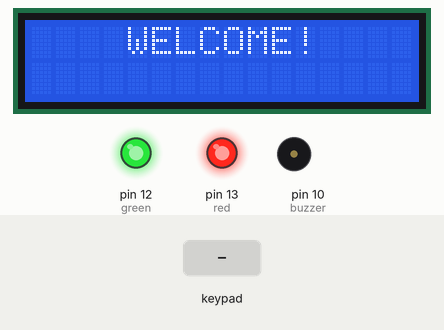
The sketch below on a simulated Arduino Uno, built with avr-gcc and run on an emulated ATmega328P. Parts: 16×2 character LCD, output pins drawn as LEDs (lit = HIGH), buzzer (waves = sounding, pin HIGH). Inputs (shaded band) come from the test bench. What the sketch prints to the serial monitor is not drawn.

Above: at 1.2 s.
1.3 s: keypad keys 0 0 0 # pressed 0.4 s apart
At 3.2 s:
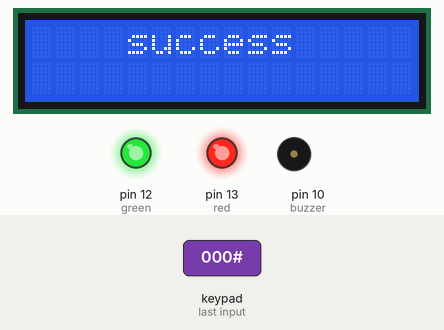
4.4 s: key '#' pressed
7.4 s: key 'A' pressed
10.4 s: keypad keys 0 0 0 * pressed 0.4 s apart
At 12.7 s:
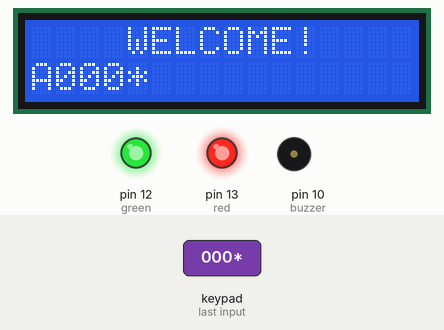
13.5 s: key 'B' pressed
At 14.7 s:
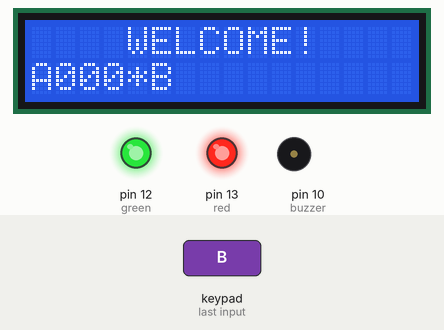
15.0 s: keypad keys 0 0 0 D pressed 0.4 s apart
At 16.5 s:
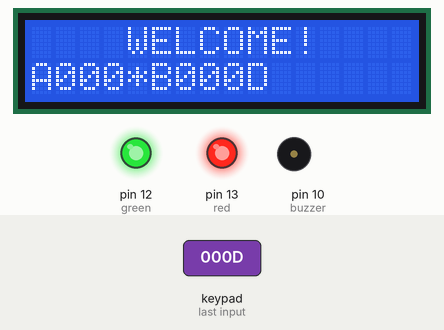
Timing chart, 0 to 18.0 s (numbered marks = the images above; inputs shaded):
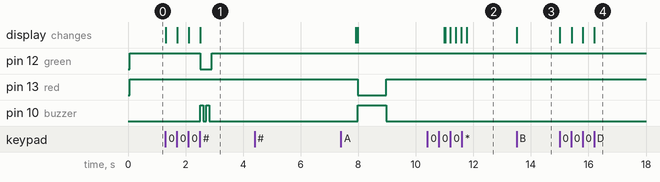

Measured:
- after the input at 1.3 s, pin 12 (green): HIGH → LOW after 1.2 s, → HIGH 0.40 s later; pin 10 (buzzer): alternates HIGH for 0.10 s and LOW for 0.10 s, 4 changes in all, then stays LOW, starting after 1.2 s; the display: first changes at once (image 1 shows a later state)
- after the input at 4.4 s, every drawn part: stays the same
- after the input at 13.5 s, the display: changes at once (image 3)
- after the input at 15.0 s, the display: first changes at once (image 4 shows a later state)

The sketch:

proj2.ino
```cpp
#include <Keypad.h>
#include <Wire.h>
#include <LiquidCrystal_I2C.h>

const byte rows = 4;
const byte cols = 4;
const byte red = 13;
const byte green = 12;

int buzz = 10000;
char keys[rows][cols] = {
  {'1','2','3','A'},
  {'4','5','6','B'},
  {'7','8','9','C'},
  {'*','0','#','D'}
                         };
byte rowPins[rows] = {9,8,7,6};
byte colPins[cols] = {5,4,3,2};
Keypad keypad = Keypad(makeKeymap(keys), rowPins, colPins, rows, cols);

LiquidCrystal_I2C lcd(0x27, 16, 2);
int LCDRow =0;

bool Detected = false;
bool locked = false;

int buzzer = 10;

String passcode = "000";
String input = "";

char key ;

void setup()
{
  	Serial.begin (9600);
    pinMode (red , OUTPUT);
    pinMode (green , OUTPUT);
    pinMode (buzzer, OUTPUT);
    lcd.begin();
    lcd.backlight();
 }

void loop()
{
    digitalWrite(green , 1);
    digitalWrite(red , 1);
  lcd.setCursor(0,0);
  lcd.print("    WELCOME! ");
  char key = keypad.getKey();
    if (key && key!= '#')
    {
      input +=key;
      Serial.println(key);
      lcd.setCursor (LCDRow, 1);
      lcd.print(key);
      lcd.setCursor (++LCDRow, 1);
        }
      		if (key == '#')
            {
              if (passcode == input)
              {
                lcd.clear();
      			    lcd.print("    success");
                digitalWrite(buzzer,1);
                digitalWrite(green, 0);
                delay(100);
                digitalWrite(buzzer,0);
                delay(100);
                digitalWrite(buzzer,1);
                delay(100);
                digitalWrite(buzzer,0);
                delay(100);
                digitalWrite(green, 1);
              	locked = true;
                input = "";
                lcd.setCursor(0,0);
             	  LCDRow =0;
                delay(5000);
                lcd.clear();
              }
              else{
                {
                  lcd.clear();
                  lcd.print("   try  again");
                  digitalWrite(red , 0);
                  digitalWrite(buzzer,1);
                  delay(1000);
                  digitalWrite(buzzer,0);
                  digitalWrite(red , 1);
                  delay(1000);

                input = "";
                lcd.setCursor(0,0);
                LCDRow= 0;
                delay(1000);}
                while (passcode == input);
              }
            }
}
```
